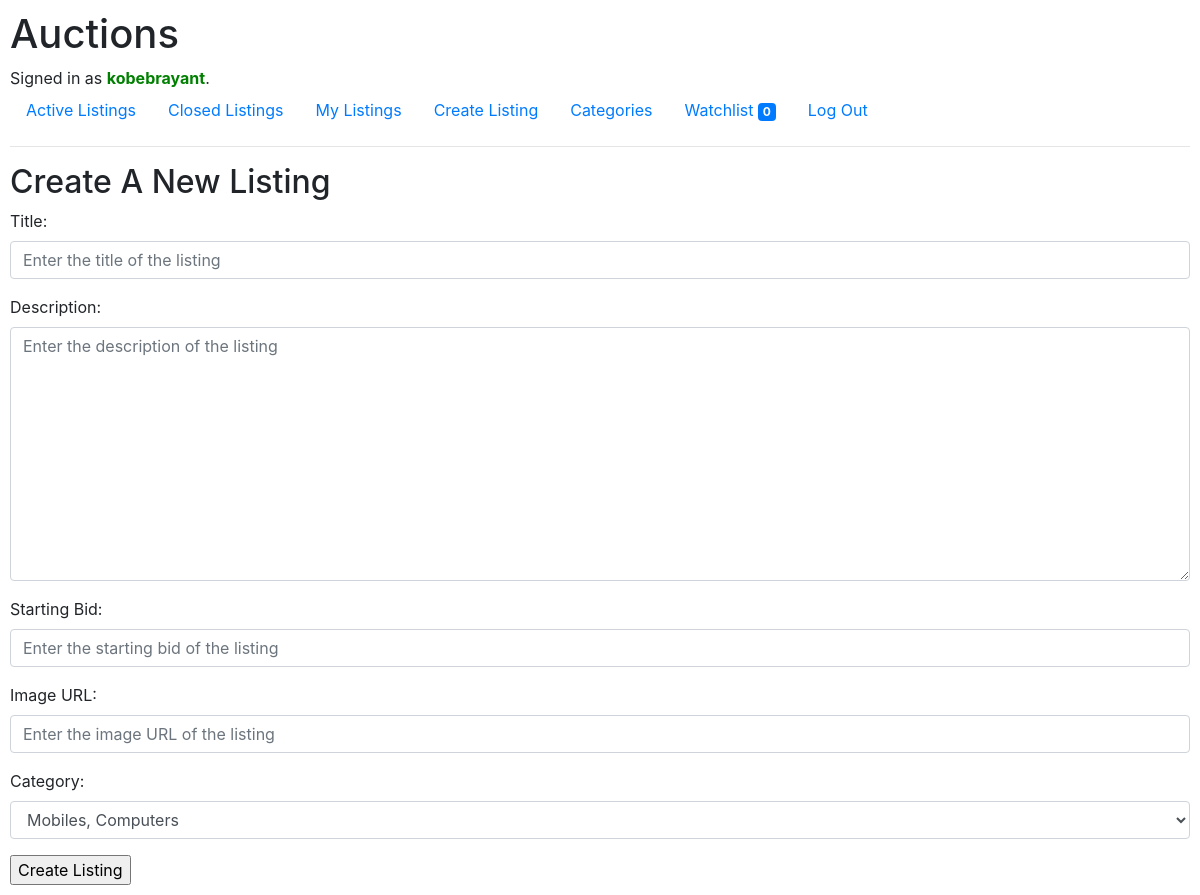
Screenshot of /create (signed in) with the database file from the repository.
### auctions/models.py (models this page shows)
class User(AbstractUser):
    first_name = models.CharField(max_length=64, blank=False, default='')

class Category(models.Model):
    category = models.CharField(max_length=64, blank=False, unique=True)
    def __str__(self):
        return f"{self.category}"

### auctions/views.py (the view)
# urls.py: path("create", views.create, name="create"),
@login_required(login_url='/login')
def create(request):
    if request.method == "POST":
        form = ListingForm(request.POST)
        if form.is_valid():
            listing = form.save(commit=False)
            listing.user = request.user
            listing.save()
            return HttpResponseRedirect(reverse("index"))
        else:
            return render(request, "auctions/create.html", {
                "form": form
            })
    else:
        return render(request, "auctions/create.html", {
            "form": ListingForm()
        })

### auctions/templates/auctions/create.html
{% extends "auctions/layout.html" %} {% block body %}
<h2>Create A New Listing</h2>
<form action="{% url 'create' %}" method="post">
  {% csrf_token %} {{ form.as_p }}
  <input type="submit" value="Create Listing" />
</form>
{% endblock %}

### auctions/templates/auctions/layout.html (shortened to what this page needs)
{% load static %}
<!DOCTYPE html>
<html lang="en">
  <head>
    <link
      rel="stylesheet"
      href="https://stackpath.bootstrapcdn.com/bootstrap/4.4.1/css/bootstrap.min.css"
    />
    <link href="{% static 'auctions/styles.css' %}" rel="stylesheet" />
  </head>
  <body>
    <h1>Auctions</h1>
    <div>
      {% if user.is_authenticated %} Signed in as
      <strong style="color: green;">{{ user.username }}</strong>.
      {% else %} <strong style="color: red;">Not signed in.</strong> (sign in or register to explore.)
      {% endif %}
    </div>
    <ul class="nav">
      <li class="nav-item">
        <a class="nav-link" href="{% url 'index' %}">Active Listings</a>
      </li>
      {% if user.is_authenticated %}
      <li class="nav-item">
        <a class="nav-link" href="{% url 'closedlistings' %}">Closed Listings</a>
      </li>
      <li class="nav-item">
        <a class="nav-link" href="{% url 'mylistings' %}">My Listings</a>
      </li>
      {% endif %}
      <li class="nav-item">
        <a class="nav-link" href="{% url 'create' %}">Create Listing</a>
      </li>
      <li class="nav-item">
        <a class="nav-link" href="{% url 'categories' %}">Categories</a>
     </li>
      {% if user.is_authenticated %}
      <li class="nav-item">
        <a class="nav-link" href="{% url 'watchlist' %}">Watchlist <span class="badge badge-primary">{{user.watchlist.all|length}}</span></a>
      </li>
      <li class="nav-item">
        <a class="nav-link" href="{% url 'logout' %}">Log Out</a>
      </li>
      {% endif %}
    </ul>
    <hr />
    {% block body %} {% endblock %}
  </body>
</html>

### auctions/static/auctions/styles.css (style rules this page uses)
body { padding: 10px; }

### rows the page displays
User: username "kobebrayant", watchlist.all|length "0"
Category: category "Mobiles, Computers"
